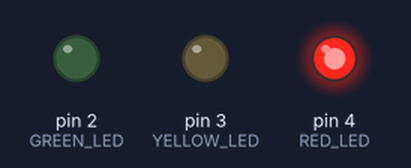
Bench run of a sketch on a simulated Arduino Uno, built with avr-gcc and run on an emulated ATmega328P. Shown: output pins drawn as LEDs (lit = HIGH).

Above: at 2.5 s.
At 13.5 s:
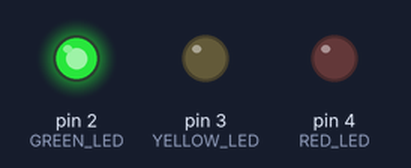
At 21.0 s:
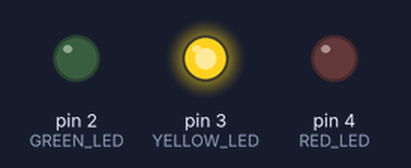
Timing chart, 0 to 28.6 s (numbered marks = the images above):
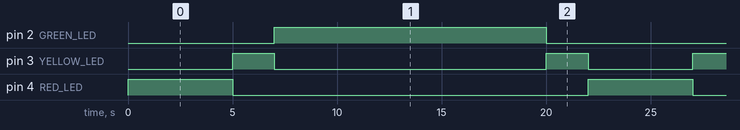

The sketch:

TrafficLight.ino
```cpp
/*
 * TrafficLight.ino : Simulates the blinking of Traffic Lights (Red,  Yellow, Green)
 *
 * Author : Gautham R. Shenoy
 *
 * Materials Needed:
 *		- Arduino UNO
 *		- Breadboard
 *		- Red LED x 1
 *		- Yellow LED x 1
 *		- Green LED x 1
 *		- 330 Ohms 1/4th Watt Resistor x 3
 *		- Jumper Wires
 *		- USB-A to USB-B cable for uploading the program into
 *		  the Arduino board.
 */
#define RED_LED    4
#define YELLOW_LED 3
#define GREEN_LED 2

void setup() {
  // put your setup code here, to run once:
  pinMode(RED_LED, OUTPUT);
  pinMode(YELLOW_LED, OUTPUT);
  pinMode(GREEN_LED, OUTPUT);
}

void loop() {
  // put your main code here, to run repeatedly:
  digitalWrite(RED_LED, HIGH);
  delay(5000);
  digitalWrite(RED_LED, LOW);

  digitalWrite(YELLOW_LED, HIGH);
  delay(2000);
  digitalWrite(YELLOW_LED, LOW);

  digitalWrite(GREEN_LED, HIGH);
  delay(13000);
  digitalWrite(GREEN_LED, LOW);

  digitalWrite(YELLOW_LED, HIGH);
  delay(2000);
  digitalWrite(YELLOW_LED, LOW);
}
```

Measured:
- by itself, pin 2 (GREEN_LED): alternates HIGH for 13.0 s and LOW for 9.0 s
- by itself, pin 3 (YELLOW_LED): repeats every 22.0 s: LOW 13.0 s, HIGH 2.0 s, LOW 5.0 s, HIGH 2.0 s
- by itself, pin 4 (RED_LED): alternates HIGH for 5.0 s and LOW for 17.0 s
